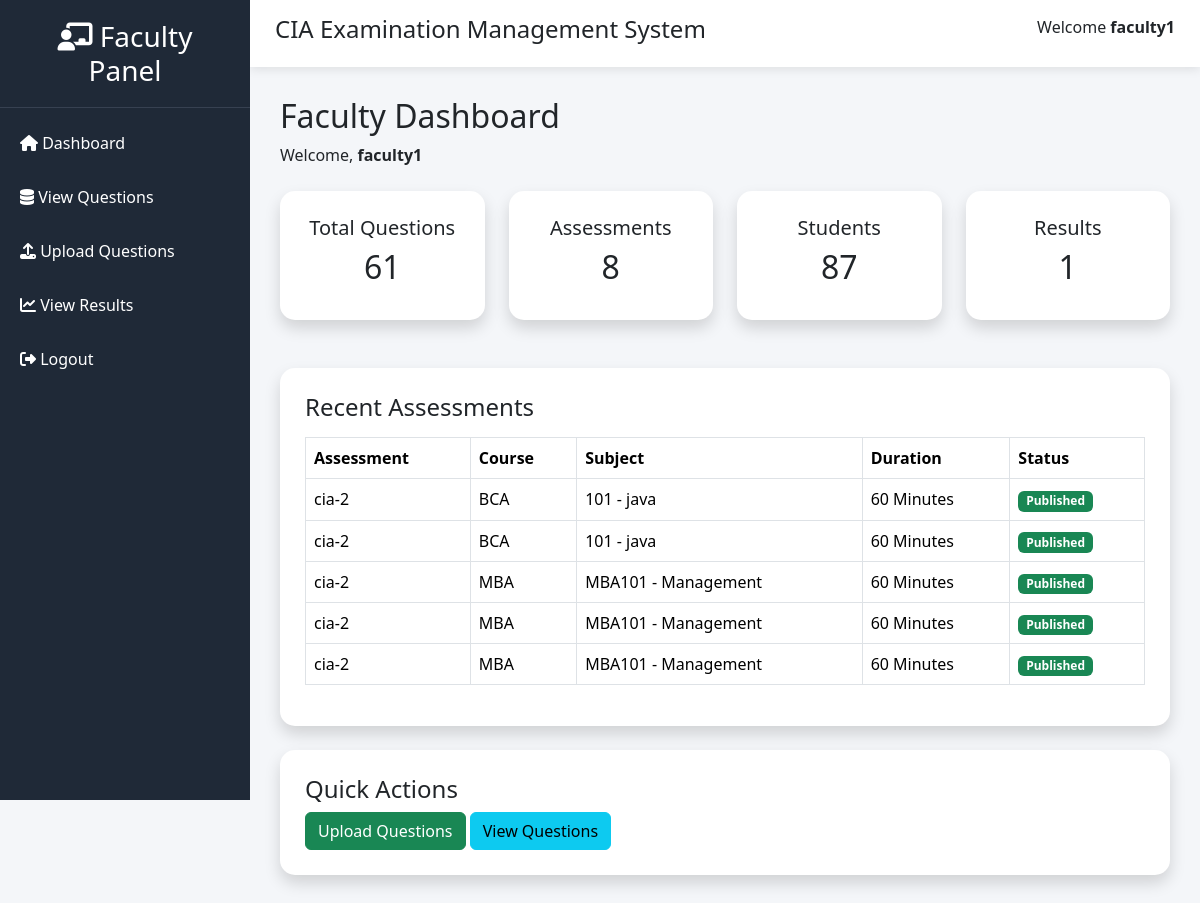
Before: /faculty-dashboard/ (signed in) with the older database file.
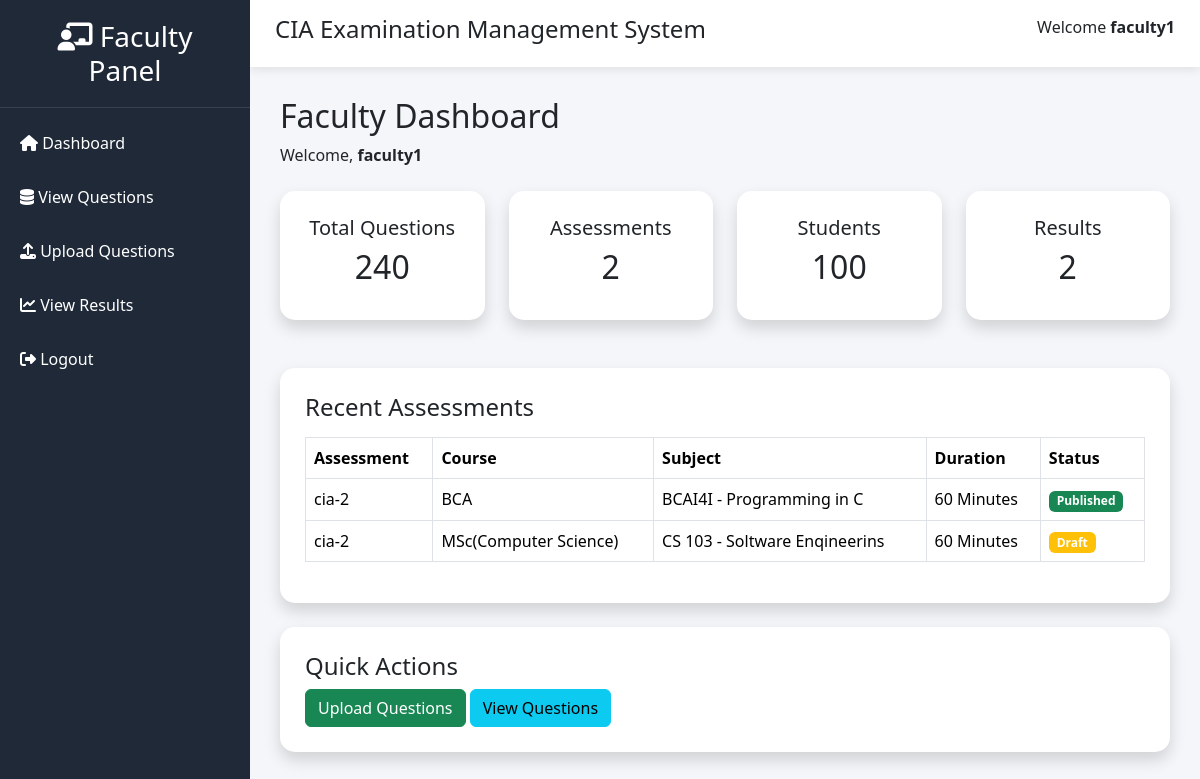
After: the same page with the newer database file.
### quiz/models.py (models this page shows, shortened)
class User(AbstractUser):
    is_student = models.BooleanField(default=False)
    is_faculty = models.BooleanField(default=False)
    course = models.CharField(
        max_length=100,
        blank=True,
        null=True
    )
    semester = models.IntegerField(
        default=1,
        blank=True,
        null=True
    )

class Exam(models.Model):
    exam_name = models.CharField(max_length=100)
    course = models.ForeignKey(
        Course,
        on_delete=models.CASCADE
    )
    semester = models.IntegerField(default=1)
    subject = models.ForeignKey(
        Subject,
        on_delete=models.CASCADE
    )
    duration = models.IntegerField(default=60)
    created_by = models.ForeignKey(
        User,
        on_delete=models.CASCADE,
        null=True
    )
    number_of_questions = models.IntegerField()
    start_time = models.DateTimeField()
    end_time = models.DateTimeField()
    is_published = models.BooleanField(default=False)
    created_at = models.DateTimeField(auto_now_add=True)

class Course(models.Model):
    name = models.CharField(
        max_length=100
    )
    def __str__(self):
        return self.name

class Subject(models.Model):
    code = models.CharField(
        max_length=20,
        unique=True
    )
    name = models.CharField(
        max_length=100
    )
    course = models.ForeignKey(
        Course,
        on_delete=models.CASCADE
    )
    semester = models.IntegerField()
    def __str__(self):
        return f"{self.code} - {self.name}"

### quiz/views.py (the view)
@login_required
@user_passes_test(is_faculty)
def faculty_dashboard(request):
    faculty = get_object_or_404(
        FacultyProfile,
        user=request.user
    )
    total_questions = Question.objects.count()
    total_exams = Exam.objects.count()
    total_students = StudentProfile.objects.count()
    total_results = Result.objects.count()
    recent_exams = Exam.objects.select_related(
        "course",
        "subject"
    ).order_by(
        "-id"
    )[:5]
    context = {
        "faculty": faculty,
        "total_questions": total_questions,
        "total_exams": total_exams,
        "total_students": total_students,
        "total_results": total_results,
        "recent_exams": recent_exams,
    }
    return render(
        request,
        "faculty/dashboard.html",
        context
    )

### quiz/views.py (called while the page is built)
def is_faculty(user):
    return (
        user.is_authenticated
        and (
            user.is_faculty
            or user.is_superuser
        )
    )

### quiz/templates/faculty/dashboard.html
{% extends "faculty/base_faculty.html" %}
{% block content %}
<h2>
    Faculty Dashboard
</h2>
<p>
    Welcome, <strong>{{ request.user.username }}</strong>
</p>
<div class="row mt-4">
<div class="col-md-3">
<div class="card shadow">
<div class="card-body text-center">
<h5>
Total Questions
</h5>
<h2>
{{ total_questions }}
</h2>
</div>
</div>
</div>
<div class="col-md-3">
<div class="card shadow">
<div class="card-body text-center">
<h5>
Assessments
</h5>
<h2>
{{ total_exams }}
</h2>
</div>
</div>
</div>
<div class="col-md-3">
<div class="card shadow">
<div class="card-body text-center">
<h5>
Students
</h5>
<h2>
{{ total_students }}
</h2>
</div>
</div>
</div>
<div class="col-md-3">
<div class="card shadow">
<div class="card-body text-center">
<h5>
Results
</h5>
<h2>
{{ total_results }}
</h2>
</div>
</div>
</div>
</div>
<div class="card mt-5 shadow">
<div class="card-body">
<h4>
Recent Assessments
</h4>
<table class="table table-bordered mt-3">
<thead>
<tr>
<th>
Assessment
</th>
<th>
Course
</th>
<th>
Subject
</th>
<th>
Duration
</th>
<th>
Status
</th>
</tr>
</thead>
<tbody>
{% for exam in recent_exams %}
<tr>
<td>
{{ exam.exam_name }}
</td>
<td>
{{ exam.course }}
</td>
<td>
{{ exam.subject }}
</td>
<td>
{{ exam.duration }} Minutes
</td>
<td>
{% if exam.is_published %}
<span class="badge bg-success">
Published
</span>
{% else %}
<span class="badge bg-warning">
Draft
</span>
{% endif %}
</td>
</tr>
{% empty %}
<tr>
<td colspan="5" class="text-center">
No Assessments Found.
</td>
</tr>
{% endfor %}
</tbody>
</table>
</div>
</div>
<div class="card mt-4 shadow">
<div class="card-body">
<h4>
Quick Actions
</h4>
<a href="{% url 'faculty_upload_questions' %}" class="btn btn-success">
Upload Questions
</a>
<a href="{% url 'view_questions' %}" class="btn btn-info">
View Questions
</a>
</div>
</div>
{% endblock %}

### quiz/templates/faculty/base_faculty.html (shortened to what this page needs)
{% load static %}
<!DOCTYPE html>
<html lang="en">
<head>
<link href="https://cdn.jsdelivr.net/npm/bootstrap@5.3.3/dist/css/bootstrap.min.css" rel="stylesheet">
<link href="https://cdnjs.cloudflare.com/ajax/libs/font-awesome/6.5.2/css/all.min.css" rel="stylesheet">
</head>
<body>
<div class="sidebar">
<h3>
<i class="fas fa-chalkboard-teacher"></i>
Faculty Panel
</h3>
<a href="{% url 'faculty_dashboard' %}">
<i class="fas fa-home"></i>
Dashboard
</a>
<a href="{% url 'view_questions' %}">
<i class="fas fa-database"></i>
View Questions
</a>
<a href="{% url 'faculty_upload_questions' %}">
<i class="fas fa-upload"></i>
Upload Questions
</a>
<a href="{% url 'view_results' %}">
<i class="fas fa-chart-line"></i>
View Results
</a>
<a href="{% url 'logout' %}">
<i class="fas fa-sign-out-alt"></i>
Logout
</a>
</div>
<div class="content">
<div class="topbar d-flex justify-content-between">
<h4>
CIA Examination Management System
</h4>
<div>
Welcome
<strong>
{{ request.user.username }}
</strong>
</div>
</div>
<div class="main-content">
{% block content %}
{% endblock %}
</div>
</div>
</body>
</html>

### quiz/templates/faculty/base_faculty.html (style rules this page uses)
body { background:#f4f6f9; overflow-x:hidden; }
.sidebar { position:fixed; left:0; top:0; width:250px; height:100vh; background:#1f2937; color:white; }
.sidebar h3 { padding:20px; text-align:center; border-bottom:1px solid #374151; }
.sidebar a { display:block; color:white; text-decoration:none; padding:15px 20px; transition:0.3s; }
.content { margin-left:250px; }
.topbar { background:white; padding:15px 25px; box-shadow:0 2px 10px rgba(0,0,0,0.1); }
.main-content { padding:30px; }
.card { border:none; border-radius:15px; }
.card-body { padding:25px; }

Changed rows visible on the page:
removed Exam: exam_name "cia-2", course "BCA", subject "101 - java", duration "60", is_published "Published"
removed Exam: exam_name "cia-2", course "BCA", subject "101 - java", duration "60", is_published "Published"
removed Exam: exam_name "cia-2", course "MBA", subject "MBA101 - Management", duration "60", is_published "Published"
removed Exam: exam_name "cia-2", course "MBA", subject "MBA101 - Management", duration "60", is_published "Published"
removed Exam: exam_name "cia-2", course "MBA", subject "MBA101 - Management", duration "60", is_published "Published"
added Exam: exam_name "cia-2", course "BCA", subject "BCAI4I - Programming in C", duration "60", is_published "Published"
added Exam: exam_name "cia-2", course "MSc(Computer Science)", subject "CS 103 - Soltware Enqineerins", duration "60", is_published "Draft"
Other visible differences:
{{ total_questions }}: "61" → "240"
{{ total_exams }}: "8" → "2"
{{ total_students }}: "87" → "100"
{{ total_results }}: "1" → "2"
